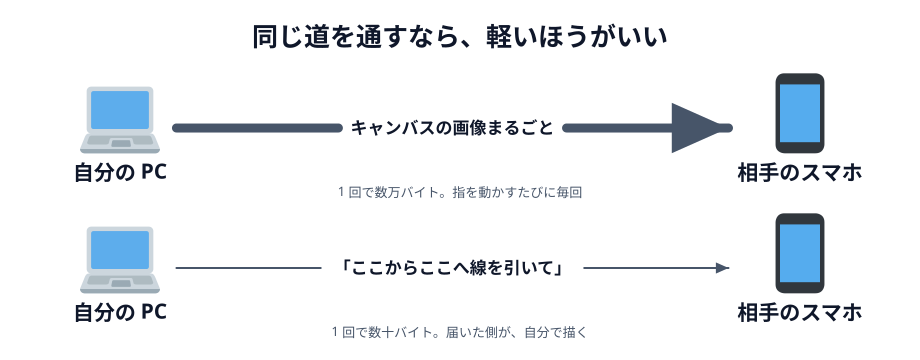

This figure's Python source:
# 03-picture-vs-instruction.svg
# スキーマ: SOURCE-PATH-GOAL × 2 レーン（同じ区間を、重い荷と軽い荷が通る）
# 同じ「相手に届ける」でも、何を載せるかで通り道の太さが変わる

import sys

sys.path.insert(0, "/Users/seekseep/.claude/skills/genfig")
from genfig import Canvas

c = Canvas(920, 360)
c.text(460, 46, "同じ道を通すなら、軽いほうがいい", scale="xl")

pc_a = c.node(120, 128, "自分の PC", emoji_cp="1f4bb", w=140, h=88)  # 💻
sp_a = c.node(800, 128, "相手のスマホ", emoji_cp="1f4f1", w=140, h=88)  # 📱
c.link(pc_a, sp_a, label="キャンバスの画像まるごと", weight=9)
c.text(460, 196, "1 回で数万バイト。指を動かすたびに毎回", scale="sm")

pc_b = c.node(120, 268, "自分の PC", emoji_cp="1f4bb", w=140, h=88)  # 💻
sp_b = c.node(800, 268, "相手のスマホ", emoji_cp="1f4f1", w=140, h=88)  # 📱
c.link(pc_b, sp_b, label="「ここからここへ線を引いて」", weight=2)
c.text(460, 336, "1 回で数十バイト。届いた側が、自分で描く", scale="sm")

c.save("03-picture-vs-instruction.svg")
